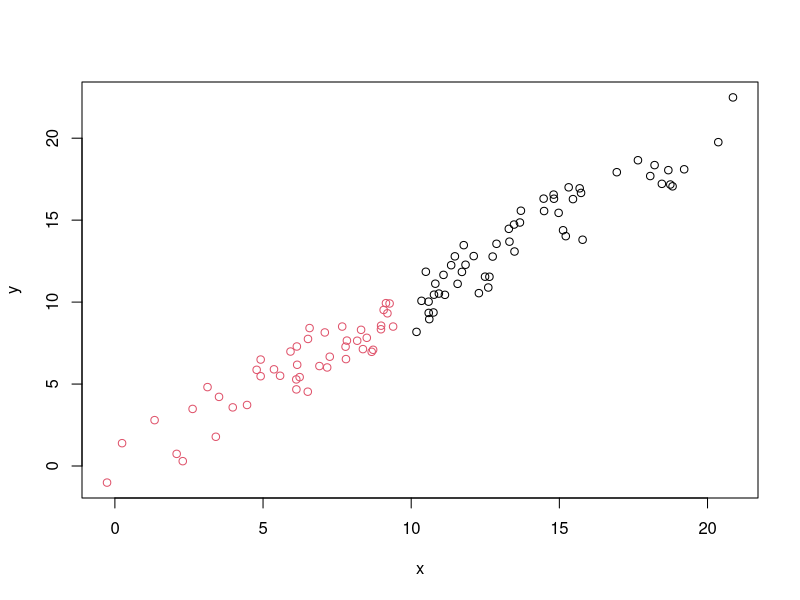

Write the R code that produced this figure.
## ---- chunk 1
x<-rnorm(100,10,5)
y<-jitter(x,1000)
z<-vector("character",100)
z[x>10]<-"High"
z[x<10]<-"Low"
df<-data.frame(x,y,z)
df
## ---- chunk 2
with(df,plot(x,y,col=factor(z)))
